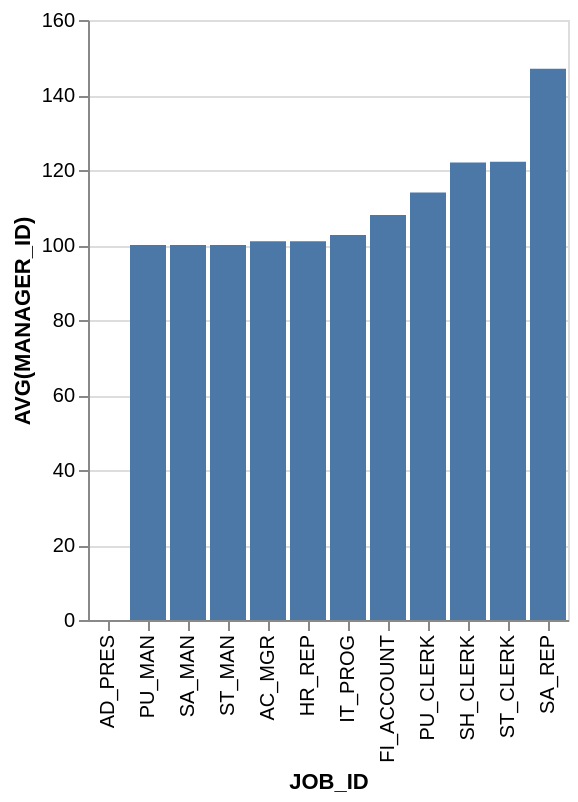

Source (Vega-Lite JSON):
### Vega-Lite specification from a JSON file in a GitHub repository (floating-point values rounded to 4 significant figures)
{"data": {"values": [{"x_data": "AD_PRES", "y_data": 0}, {"x_data": "PU_MAN", "y_data": 100}, {"x_data": "SA_MAN", "y_data": 100}, {"x_data": "ST_MAN", "y_data": 100}, {"x_data": "AC_MGR", "y_data": 101}, {"x_data": "HR_REP", "y_data": 101}, {"x_data": "IT_PROG", "y_data": 102.7}, {"x_data": "FI_ACCOUNT", "y_data": 108}, {"x_data": "PU_CLERK", "y_data": 114}, {"x_data": "SH_CLERK", "y_data": 122}, {"x_data": "ST_CLERK", "y_data": 122.2}, {"x_data": "SA_REP", "y_data": 147}]}, "mark": "bar", "encoding": {"x": {"field": "x_data", "type": "nominal", "title": "JOB_ID", "sort": {"op": "sum", "field": "y_data", "order": "ascending"}}, "y": {"field": "y_data", "type": "quantitative", "title": "AVG(MANAGER_ID)"}}}
